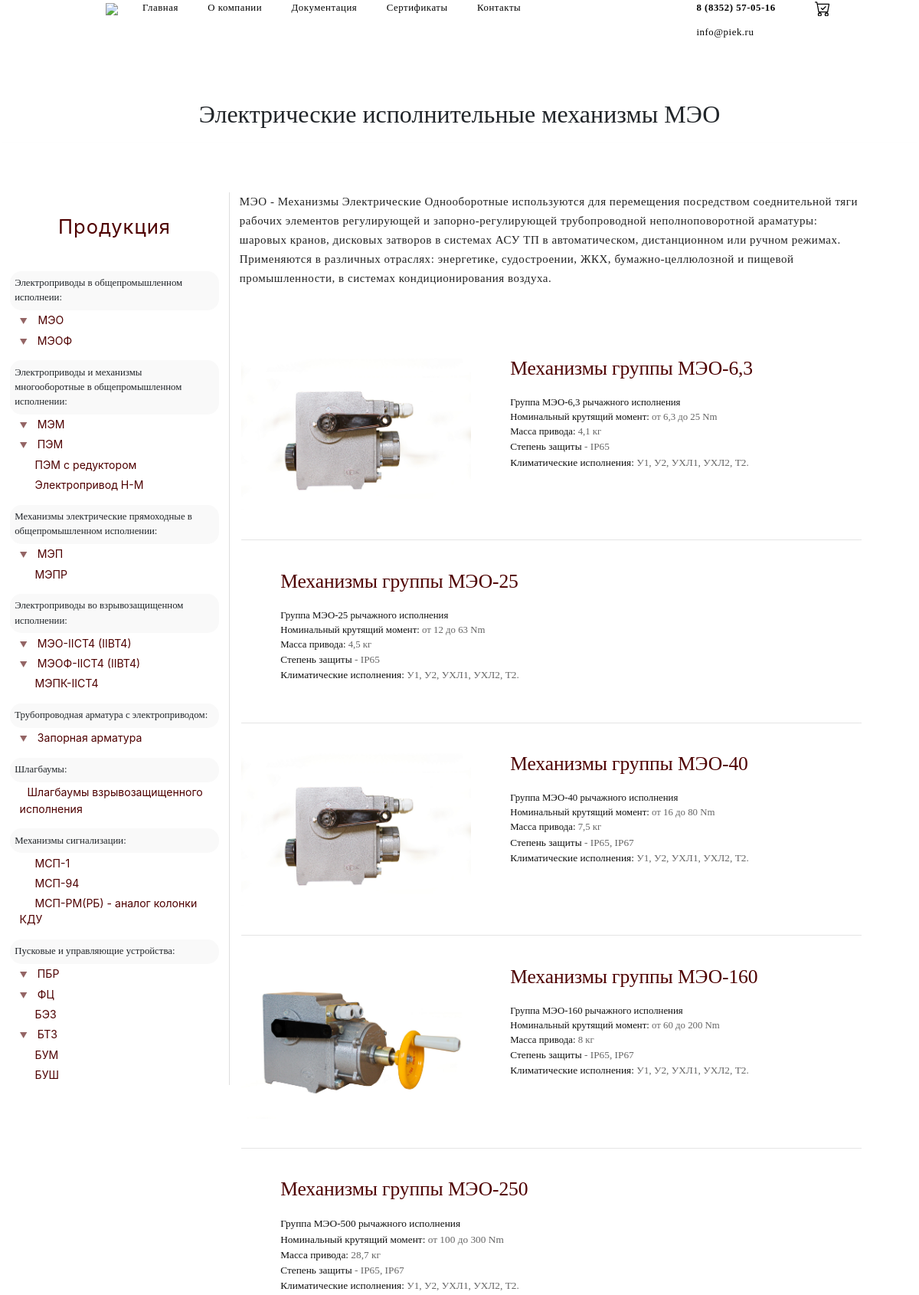
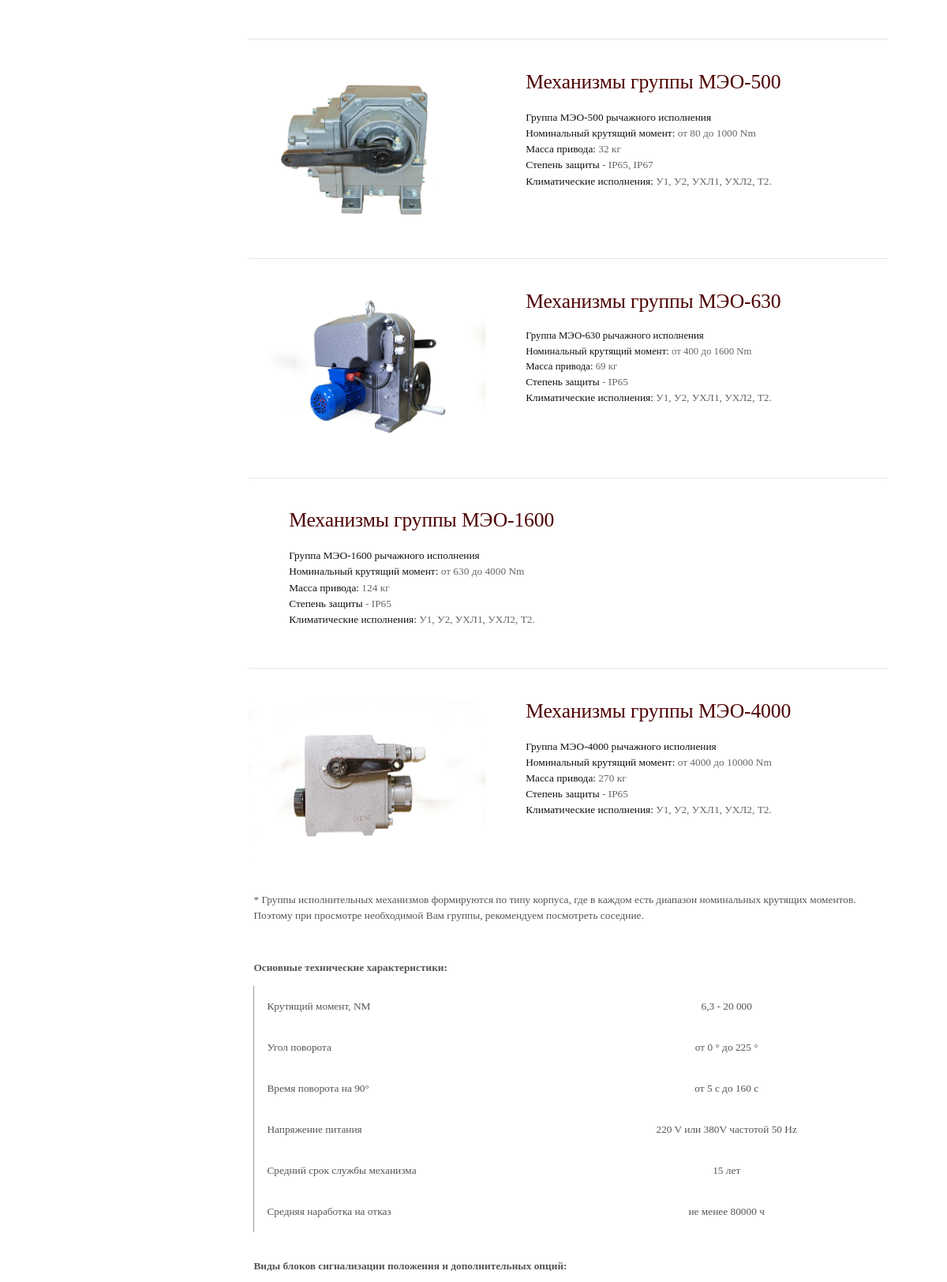
Screenshot of /catalog/mechanisms/meo/ (upper part) with the database file from the repository (2 pictures, top to bottom).
### mainapp/models.py (models this page shows, shortened)
class Group(models.Model):
    title       = models.CharField(max_length=250)
    position    = models.IntegerField('Позиция на странице', unique=True)
    meta_description = models.TextField(null=True, blank=True)
    name        = models.CharField('Название на странице группы', null=True, blank=True,max_length=250)
    img         = models.ImageField(upload_to='main_page', null=True, blank=True)
    slug        = models.CharField('url', unique=True, null=True, blank=True, max_length=200, help_text='for instance, "mechanisms/meo"' )
    description = HTMLField(null=True, blank=True)
    content     = HTMLField(null=True, blank=True)
    pic_of_hat  = models.ImageField(upload_to='pic_of_hat', null=True, blank=True, help_text='size: 1920x500px')
    class Meta:
        ordering = ['position']

class Product(models.Model):
    parent       = models.ForeignKey(Group, on_delete=models.CASCADE)
    slug_product = models.SlugField('url', help_text='for instance, "40 or 6_3"')
    meta_description = models.TextField(null=True, blank=True)
    img          = models.ImageField('Изображение для ссылки', upload_to='mechanisms_preview')
    href_title   = models.CharField("title group", max_length=250,)
    name         = models.CharField(max_length=250)
    h1_mod       = models.CharField(max_length=250)
    mod_table    = HTMLField(help_text="Указание идентификатора обязательно. id = 'MOD'")
    description  = HTMLField('description group', null=True, blank=True)
    content      = HTMLField()
    class Meta:
        ordering = ['id']

### mainapp/views.py (the view)
# urls.py: path('catalog/<path:slug>/', SubgroupDetailView, name='SubgroupDetailView'),
def SubgroupDetailView(request, slug):
    subgroup_info = get_object_or_404(Group, slug=slug)
    product_list  = Product.objects.filter(parent__slug=slug)
    return render(
    request,
    'mainapp/SubgroupDetailView.html',
    context = {
    'subgroup_info' : subgroup_info,
    'product_list'  : product_list,
    'in_cart_counter': cart_counter(request),
    })

### mainapp/templates/mainapp/SubgroupDetailView.html (shortened to what this page needs)
<!DOCTYPE html>
{% load static %}
<html xmlns="http://www.w3.org/1999/xhtml">
<head>
	{% include 'mainapp/head-property.html' %}
	<link href="{% static 'css/SubgroupDetailView.css' %}" rel="stylesheet">
</head>
<body>
	{% if subgroup_info.pic_of_hat %}
	<style media="screen">
	:root{
		--navbar_bg_color: inherit;
		--nav_link_color: #fff;
		}
	</style>
	<div class="banner" style="background-image: url({{ subgroup_info.pic_of_hat.url }});">
		{% include 'mainapp/header.html' %}
		<div class="container h-75">
		<h1 class="container banner-title align-middle p-3">{{subgroup_info.name}}</h1>
	</div>
</div>
<style media="screen">
.main-property{
	margin-top: 465px;
	border-top-left-radius: 40px;
	border-top-right-radius: 40px;
	z-index: 10;
	-webkit-box-shadow: 0px -4px 1px 1px rgba(237,237,237,1);
	-moz-box-shadow: 0px -4px 1px 1px rgba(237,237,237,1);
	box-shadow: 0px -4px 1px 1px rgba(237,237,237,1);
}
main{margin-bottom: -40px !important;}
.footer{position: relative; z-index: 10;}
@media (max-width: 768px){
	.main-property {
		border-top-left-radius: 0px;
		border-top-right-radius: 0px;
		margin-top: 0px !important;
	}
	.banner{
		position: relative;
		top: 0 !important;
		z-index: 99;
	}
}
</style>
{% else %}
{% include 'mainapp/header.html' %}
<div style="z-index: 99!important; position: relative;background-color: #fff;">
<div class="container title">
	<div class="rellax" data-rellax-speed="-2">
		<h1 class="d-flex justify-content-center iphone-text-small py-md-3 py-5 px-3 text-center" style="margin-top: 7rem;">{{subgroup_info.name}}</h1>
	</div>
</div>
</div>
{% endif %}
<main class="main-property">
	<div class="row p-0 m-0">
		<div class="col-lg-3 d-none d-lg-flex justify-content-center p-0">
			{% include 'mainapp//minor/sidebar.html' %}
		</div>
		<div class="col-12 col-lg-9 col-xxl-6 col-xxl-pre-index col-xxl-6-index p-0">
			<div id="content-right" class="mx-auto">
				<div class="container px-3">
				{% if subgroup_info.description %}<div class="subgroup-description">{{subgroup_info.description | safe }}</div>{% endif %}
				</div>
				<section class="container m-auto pt-5">
					{% for product in product_list %}
					<div class="d-flex wrapper py-2 py-md-5 ">
						<a href="info/{{ product.slug_product }}" class="w-100">
							<div class="d-flex">
								<div class="flex-column justify-content-start py-3 py-md-0">
									<img src="{{ product.img.url }}" alt="">
								</div>
								<div class="flex-column justify-content-center w-100 px-md-5 position-relative">
									<h1 class="pb-md-3 px-3 py-4 py-md-0">{{ product.href_title }}</h1>
									<div class="d-none px-3 py-2 py-md-0 d-sm-flex flex-column description">{{ product.description |safe }}</div>
								</div>
							</div>
						</a>
					</div>
					{% endfor %}
				</section>
				<section class="container pb-5">
					<div class="content p-2">{{ subgroup_info.content|safe }}</div>
				</section>
		</div>
	</div>
</main>
</body>
</html>

### mainapp/templates/mainapp/head-property.html (shortened to what this page needs)
{% load static %}
<link href="{% static 'css/bootstrap.min.css' %}" rel="stylesheet">
<link href="{% static 'css/normal.css' %}" rel="stylesheet">
<link href="{% static 'css/fonts.css' %}" rel="stylesheet">
<link href="{% static 'css/sidebar.css' %}" rel="stylesheet">
<link href="{% static 'css/header.css' %}" rel="stylesheet">
<link href="{% static 'css/footer.css' %}" rel="stylesheet">

### mainapp/templates/mainapp/header.html (shortened to what this page needs)
<nav class="navbar navbar-expand-md pt-4">
  <div class="container">
    <a class="navbar-brand" href="/"><img class="media_small" src="/static/img/main_page/logo.png" width="75"></a>
    <div class="collapse navbar-collapse" id="navbarCollapse">
      <ul class="navbar-nav">
        <li class="nav-item active px-3"><a class="nav-link" href="/">Главная</a></li>
        <li class="nav-item active px-3"><a class="nav-link" href="/about">О компании</a></li>
          <li class="nav-item dropdown active px-3">
            <a class="nav-link" href="#" id="navbarDropdown" role="button" data-toggle="dropdown" aria-haspopup="true" aria-expanded="false">Документация</a>
          </li>
          <li class="d-none d-lg-block nav-item active px-3"><a class="nav-link" href="/docs/certificate/">Сертификаты</a></li>
          <li class="nav-item active px-3"><a class="nav-link" href="/contacts/">Контакты</a></li>
  </ul>
    </div>
          <li class="d-none nav-item ml-auto active px-3 phone-wrapper">
            <div class="d-flex flex-column contact-block">
            <div class="nav-link phone-number" href="tel:+7-835-257-0516"> 8 (8352) 57-05-16</div>
            <div class="nav-link phone-number position-absolute pt-5">info@piek.ru</div>
            </div>
          </li>
          <li class="d-none d-md-block nav-item active px-3">
            <a class="nav-link position-relative" href="/cart">
            </a>
          </li>
  </div>
</nav>
<body>

### mainapp/templates/mainapp/minor/sidebar.html (shortened to what this page needs)
{% load static %}
<div id="content-left" class="content-left">
<div class="sidebar-content">
<div class="sidebar-title">Продукция</div>
<div class="sidebar-text">
	<p class="lil_title">Электроприводы в общепромышленном исполнеии:</p>
    <div class="card">
      <div class="card-header">
        <a class="card-link" data-toggle="collapse" href="#collapseOne">▼</a>
        <a href="/catalog/mechanisms/meo/">МЭО</a>
      </div>
    </div>
    <div class="card">
      <div class="card-header last-child">
        <a class="collapsed card-link" data-toggle="collapse" href="#collapseTwo">
        	▼ <a href="/catalog/mechanisms/meof/">МЭОФ</a>
      </a>
      </div>
    </div>
    <p class="lil_title">Электроприводы и механизмы многооборотные в общепромышленном исполнении:</p>
    <div class="card">
      <div class="card-header">
        <a class="collapsed card-link" data-toggle="collapse" href="#collapseThree">
        	▼ <a href="/catalog/elektroprivody/pem/">МЭМ</a>
      </a>
      </div>
    </div>
    <div class="card">
      <div class="card-header">
        <a class="collapsed card-link" data-toggle="collapse" href="#collapseFour">
        	▼ <a href="/catalog/elektroprivody/pem/">ПЭМ</a>
      </a>
      </div>
    </div>
    <div class="card">
      <div class="card-header">
        <a class="collapsed card-link" data-toggle="collapse">
        	<a href="/catalog/elektroprivody/pem-s-reductorom/" class="sidebar-link">ПЭМ с редуктором</a>
      	</a>
      </div>
      <div class="card-header last-child">
        <a class="collapsed card-link" data-toggle="collapse">
        	<a href="/catalog/elektroprivody/pem/info/nm/" class="sidebar-link">Электропривод Н-М</a>
      	</a>
      </div>
    </div>
    <p class="lil_title">Механизмы электрические прямоходные в общепромышленном исполнении:</p>
    <div class="card">
      <div class="card-header">
        <a class="collapsed card-link" data-toggle="collapse" href="#collapseFive">
        	▼ <a href="/catalog/mechanisms/mep/">МЭП</a>
      </a>
      </div>
    </div>
    <div class="card">
      <div class="card-header  last-child">
        <a class="collapsed card-link" data-toggle="collapse">
        	<a href="#" class="sidebar-link">МЭПР</a>
      	</a>
      </div>
    </div>
    <p class="lil_title">Электроприводы во взрывозащищенном исполнении:</p>
    <div class="card">
      <div class="card-header">
        <a class="collapsed card-link" data-toggle="collapse" href="#collapseSix">
        	▼ <a href="/catalog/elektroprivody-vzryvozashishennye/meo/">МЭО-IICT4 (IIBT4)</a>
      </a>
      </div>
    </div>
    <div class="card">
      <div class="card-header">
        <a class="collapsed card-link" data-toggle="collapse" href="#collapseSeven">
        	▼ <a href="/catalog/elektroprivody-vzryvozashishennye/meof/">МЭОФ-IIСT4 (IIBT4)</a>
      </a>
      </div>
    </div>
    <div class="card">
      <div class="card-header last-child">
        <a class="collapsed card-link" data-toggle="collapse">
        	<a href="/catalog/elektroprivody-vzryvozashishennye/mepk/info/6300/" class="sidebar-link">МЭПК-IIСT4</a>
      	</a>
      </div>
    </div>
      <p class="lil_title">Трубопроводная арматура с электроприводом:</p>
    <div class="card">
      <div class="card-header last-child">
        <a class="collapsed card-link" data-toggle="collapse" href="#collapseEight">
        	▼ <a href="/catalog/armature/">Запорная арматура</a>
      </a>
      </div>
    </div>
    <p class="lil_title">Шлагбаумы:</p>
    <div class="card">
      <div class="card-header last-child">
        <a class="collapsed card-link" data-toggle="collapse">
        	<a href="/catalog/blast/shlagbaumy_vzryvozashishennye/">Шлагбаумы взрывозащищенного исполнения</a>
      </a>
      </div>
    </div>
    <p class="lil_title">Механизмы сигнализации:</p>
    <div class="card">
      <div class="card-header">
        <a class="collapsed card-link" data-toggle="collapse">
        	<a href="#" class="sidebar-link">МСП-1</a>
      </a>
      </div>
    </div>
    <div class="card">
      <div class="card-header">
        <a class="collapsed card-link" data-toggle="collapse">
        	<a href="#" class="sidebar-link">МСП-94</a>
      </a>
      </div>
    </div>
    <div class="card">
      <div class="card-header last-child">
        <a class="collapsed card-link" data-toggle="collapse">
        	<a href="#" class="sidebar-link">МСП-РМ(РБ) - аналог колонки КДУ</a>
      </a>
      </div>
    </div>
    <p class="lil_title">Пусковые и управляющие устройства:</p>
    <div class="card">
      <div class="card-header">
        <a class="collapsed card-link" data-toggle="collapse" href="#collapseTen">
        	▼ <a href="#">ПБР</a>
      </a>
      </div>
    </div>
    <div class="card">
      <div class="card-header">
        <a class="collapsed card-link" data-toggle="collapse" href="#collapseEleven">
        	▼ <a href="#">ФЦ</a>
      </a>
      </div>
    </div>
    <div class="card">
      <div class="card-header">
        <a class="collapsed card-link" data-toggle="collapse">
        	<a href="#" class="sidebar-link">БЭЗ</a>
      </a>
      </div>
    </div>
    <div class="card">
      <div class="card-header">
        <a class="collapsed card-link" data-toggle="collapse" href="#collapseTwelve">
        	▼ <a href="#">БТЗ</a>
      </a>
      </div>
    </div>
    <div class="card">
      <div class="card-header">
        <a class="collapsed card-link" data-toggle="collapse">
        	<a href="#" class="sidebar-link">БУМ</a>
      </a>
      </div>
    </div>
    <div class="card">
      <div class="card-header last-child">
        <a class="collapsed card-link" data-toggle="collapse">
        	<a href="#" class="sidebar-link">БУШ</a>
      </a>
      </div>
    </div>
</div>
</div>
</div>

### mainapp/templates/mainapp/footer.html (shortened to what this page needs)
{% load static %}

### rows the page displays
Group: name "Электрические исполнительные механизмы МЭО", description "МЭО - Механизмы Электрические Однооборотные используются для перемещения посредством соеднительной тяги рабочих элементов регулирующей и запорно-регулирующей трубопроводной неполноповоротной араматуры: шаровых кранов, дисковых затворов в системах АСУ ТП в автоматическом, дистанционном или ручном режимах. Применяются в различных отраслях: энергетике, судостроении, ЖКХ, бумажно-целлюлозной и пищевой промышленности, в системах кондиционирования воздуха.", content "* Группы исполнительных механизмов формируются по типу корпуса, где в каждом есть диапазон номинальных крутящих моментов. Поэтому при просмотре необходимой Вам группы, рекомендуем посмотреть соседние. Основные технические характеристики: Крутящий момент, NM 6,3 - 20 000 Угол поворота от 0 ° до 225 ° Время поворота на 90° от 5 с до 160 с Напряжение питания 220 V или 380V частотой 50 Hz Средний срок службы механизма 15 лет Средняя наработка на отказ не менее 80000 ч Виды блоков сигнализации положения и дополнительных опций:"
Product: img (picture), href_title "Механизмы группы МЭО-6,3", description "Группа МЭО-6,3 рычажного исполнения Номинальный крутящий момент: от 6,3 до 25 Nm Масса привода: 4,1 кг Степень защиты - IР65 Климатические исполнения: У1, У2, УХЛ1, УХЛ2, Т2."
Product: href_title "Механизмы группы МЭО-25", description "Группа МЭО-25 рычажного исполнения Номинальный крутящий момент: от 12 до 63 Nm Масса привода: 4,5 кг Степень защиты - IР65 Климатические исполнения: У1, У2, УХЛ1, УХЛ2, Т2."
Product: img (picture), href_title "Механизмы группы МЭО-40", description "Группа МЭО-40 рычажного исполнения Номинальный крутящий момент: от 16 до 80 Nm Масса привода: 7,5 кг Степень защиты - IР65, IР67 Климатические исполнения: У1, У2, УХЛ1, УХЛ2, Т2."
Product: img (picture), href_title "Механизмы группы МЭО-160", description "Группа МЭО-160 рычажного исполнения Номинальный крутящий момент: от 60 до 200 Nm Масса привода: 8 кг Степень защиты - IР65, IР67 Климатические исполнения: У1, У2, УХЛ1, УХЛ2, Т2."
Product: href_title "Механизмы группы МЭО-250", description "Группа МЭО-500 рычажного исполнения Номинальный крутящий момент: от 100 до 300 Nm Масса привода: 28,7 кг Степень защиты - IР65, IР67 Климатические исполнения: У1, У2, УХЛ1, УХЛ2, Т2."
Product: img (picture), href_title "Механизмы группы МЭО-500", description "Группа МЭО-500 рычажного исполнения Номинальный крутящий момент: от 80 до 1000 Nm Масса привода: 32 кг Степень защиты - IР65, IР67 Климатические исполнения: У1, У2, УХЛ1, УХЛ2, Т2."
Product: img (picture), href_title "Механизмы группы МЭО-630", description "Группа МЭО-630 рычажного исполнения Номинальный крутящий момент: от 400 до 1600 Nm Масса привода: 69 кг Степень защиты - IР65 Климатические исполнения: У1, У2, УХЛ1, УХЛ2, Т2."
Product: href_title "Механизмы группы МЭО-1600", description "Группа МЭО-1600 рычажного исполнения Номинальный крутящий момент: от 630 до 4000 Nm Масса привода: 124 кг Степень защиты - IР65 Климатические исполнения: У1, У2, УХЛ1, УХЛ2, Т2."
Product: img (picture), href_title "Механизмы группы МЭО-4000", description "Группа МЭО-4000 рычажного исполнения Номинальный крутящий момент: от 4000 до 10000 Nm Масса привода: 270 кг Степень защиты - IР65 Климатические исполнения: У1, У2, УХЛ1, УХЛ2, Т2."
